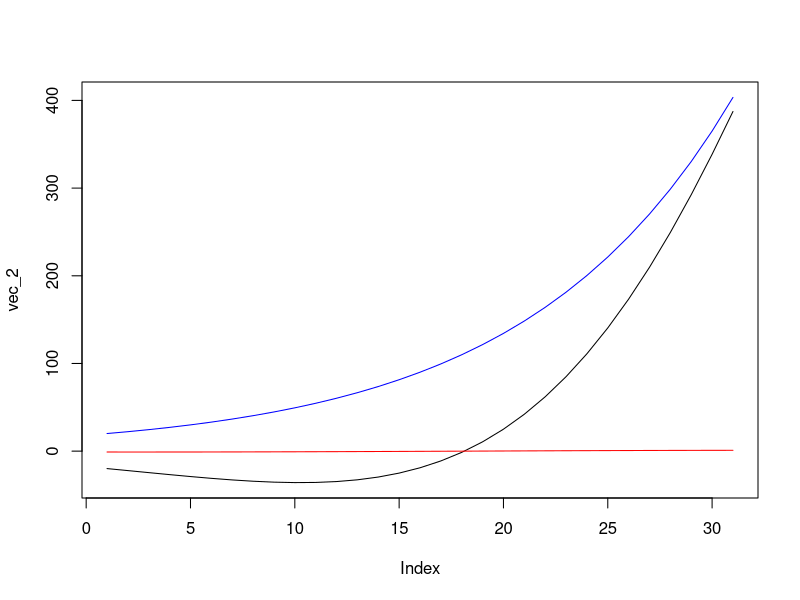
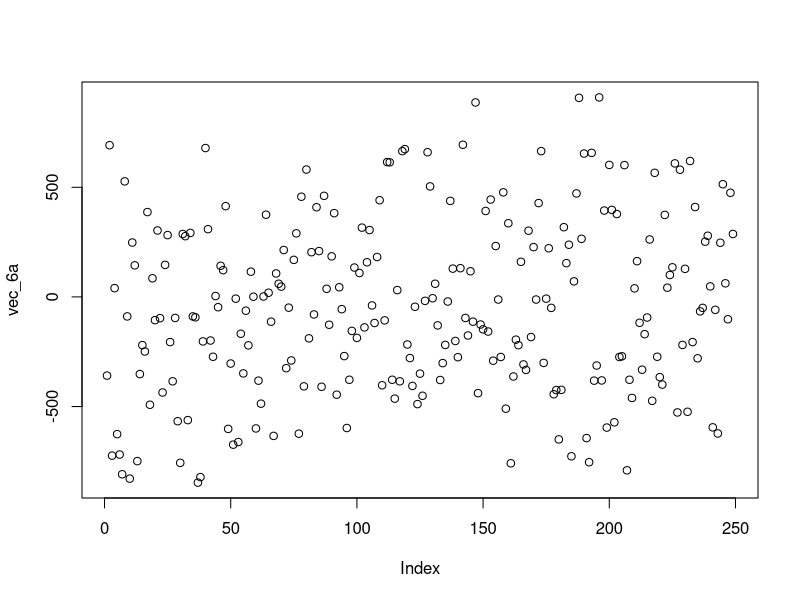
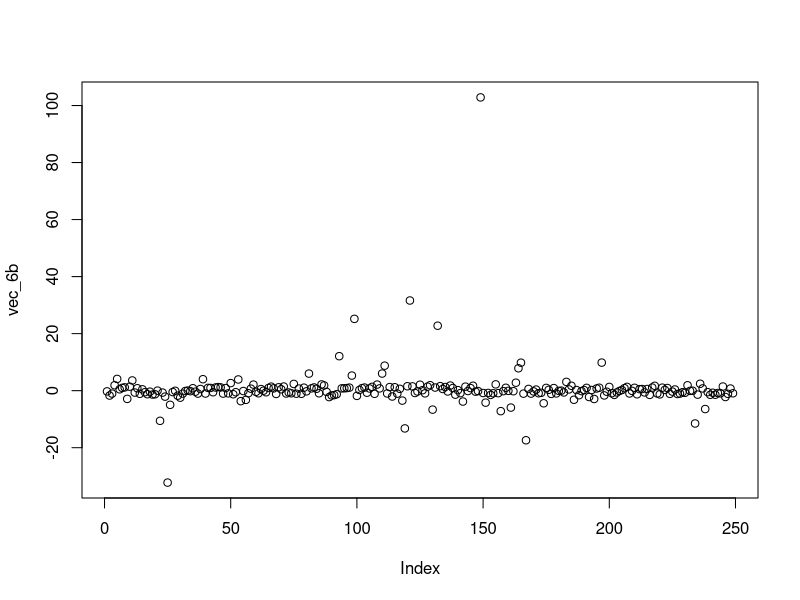
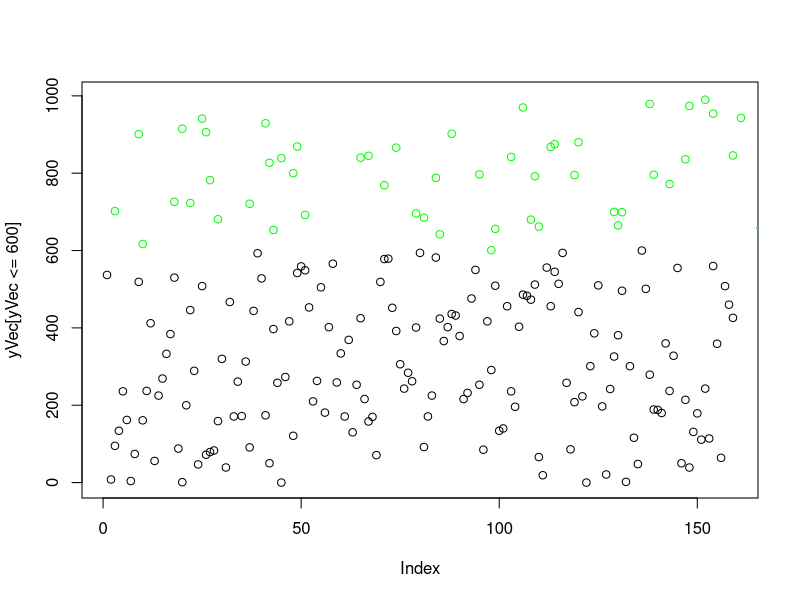
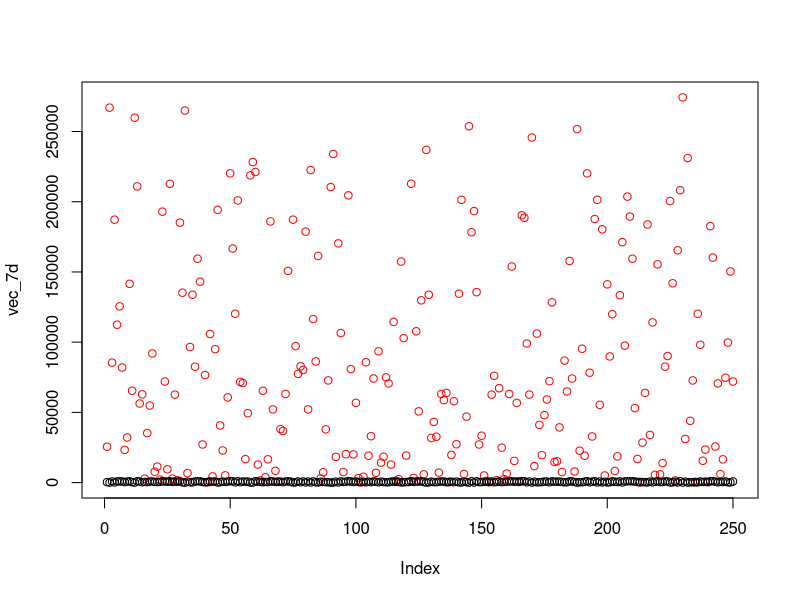
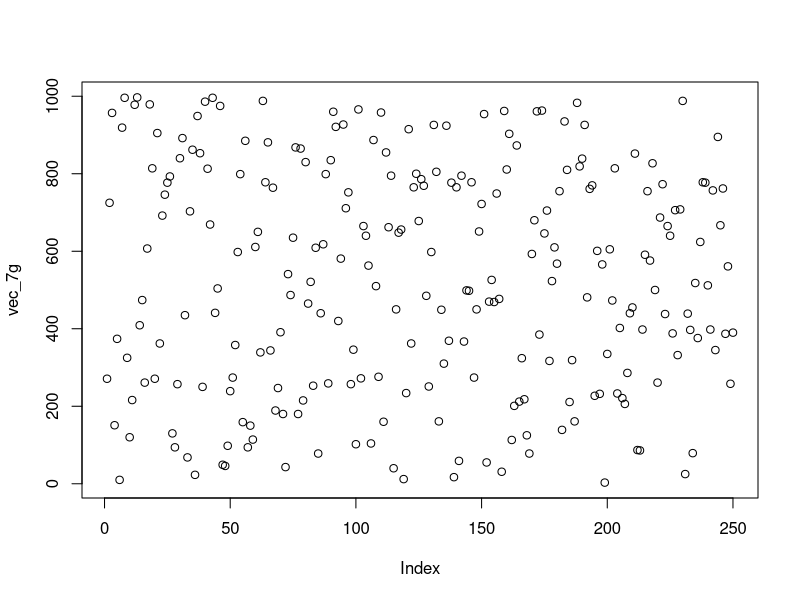
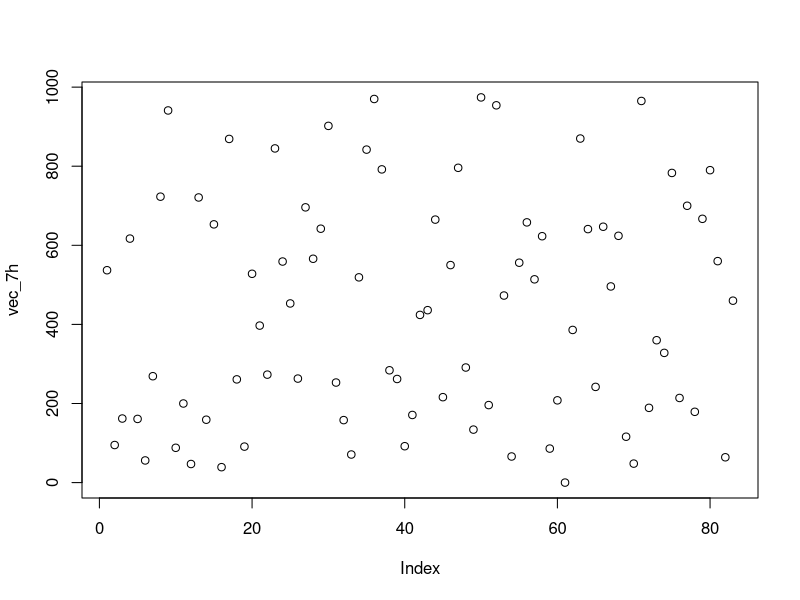

Generate these figures, in order, with R:
#Number 1
vec_1a <- seq(1, 20, by = 1)
vec_1a
vec_1b <- c(20:1)
vec_1b
vec_1c <- c(vec_1a, vec_1b[2:20])
vec_1c
tmp <- c(4, 6, 3)
tmp
vec_1e <- rep(tmp, times = 10)
vec_1e
vec_1f <- rep(tmp, length.out = 31)
vec_1f
vec_1g <- c(rep(tmp[1], times = 10), rep(tmp[2], times = 20, rep(tmp[3], times = 30)))
vec_1g

#Number 2
x <- seq(3, 6, by = 0.1)
vec_2 <- exp(x) * cos(x)
vec_2
plot(vec_2, ylim = range(vec_2, exp(x), cos(x)), col = "black", type = "l")
points(exp(x), col = "blue", type = "l")
points(cos(x), col = "red", type = "l")

#Number 3
x1 <- rep(c(0.1, 0.2), times = 12)
x2 <- c(3, (rep(c(-2, 5), times = 12)))
x3 <- cumsum(x2)
vec_3a <- x1 ^ x3[1:24]
vec_3a

x4 <- seq(1, 25, by = 1)
vec_3b <- (2 ^ x4) / x4
vec_3b

#Number 4
x5 <- seq(10, 100, by = 1)
q_4a <- sum((x5 ^ 3) + (4 * (x5 ^ 2)))
q_4a

x6 <- seq(1, 25, by = 1)
q_4b <- sum(((2 ^ x6) / x6) + ((3 ^ x6) / (x6 ^ 2)))
q_4b

#Number 5
x7 <- seq(1, 30, by = 1)
vec_5a <- paste("label", x7)
vec_5a

vec_5b <- paste("fn", x7, sep = "")
vec_5b

#Number 6
set.seed(50)
xVec <- sample(0:999, 250, replace=T)
yVec <- sample(0:999, 250, replace=T)
x8 <- seq(1, 249, by = 1)
vec_6a <- yVec[x8 + 1] - xVec[x8]
plot(vec_6a)

vec_6b <- sin(yVec[x8]) / cos(xVec[x8 + 1])
plot(vec_6b)

x9 <- x8[1:248]
vec_6c <- xVec[x9] + 2 * xVec[x9 + 1] - xVec[x9 + 2]

q_6d <- sum((exp(-xVec[x8 + 1])) / (xVec[x8] + 10))
q_6d

#Number 7
vec_7a <- yVec[yVec > 600]
x10 <- (yVec > 600) * 1
x10[x10 == 0] <- NA
plot(yVec[yVec <= 600], ylim = range(yVec))
points(yVec * x10, col = "green")

vec_7b <- which(yVec %in% c(601:999))
vec_7b
vec_7c <- xVec[vec_7b]
vec_7c

vec_7d <- abs(xVec - mean(xVec)) ^ 2
plot(vec_7d, ylim = range(vec_7d, xVec), col = "red")
points(xVec, col = "black")

q_7e <- length(yVec[yVec > max(yVec) - 200])
q_7f <- length(xVec[xVec%%2 == 0])
vec_7g <- xVec[order(yVec)]
plot(vec_7g)

x11 <- seq(1, 249, by = 3)
vec_7h <- yVec[x11]
plot(vec_7h)

#Number 8
x12 <- seq(0, 38, by = 2)
x13 <- c(1, ((2 + x12) / (3 + x12)))
q_8 <- sum(cumprod(x13))
q_8

